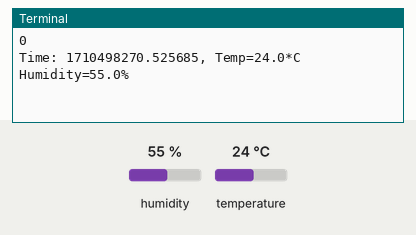
Recording of a program running on a simulated Raspberry Pi (BCM pin numbers). On the bench: the last lines printed to the terminal. The inputs (shaded band) are chosen by the test bench; at power-on: humidity 55 %, temperature 24 °C. Databases and web services accept everything at once and return nothing; the clock reads 2024-03-15 10:24:30 at power-on unless the program sets it.

Above: at 1.2 s.
1.3 s: humidity set to 22 %
At 11.8 s:
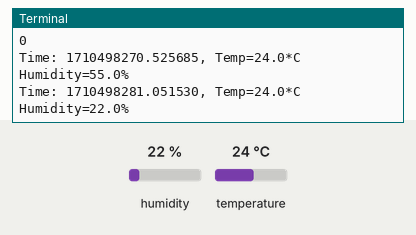
12.0 s: temperature set to 12 °C
At 22.4 s:
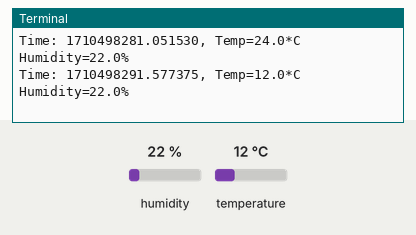
22.7 s: humidity set to 40 %
At 32.6 s:
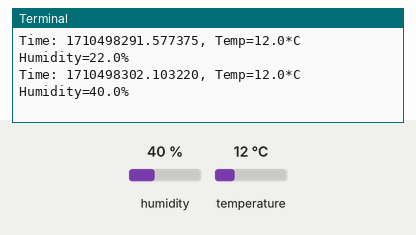
Timing chart, 0 to 34.1 s (numbered marks = the images above; inputs shaded):
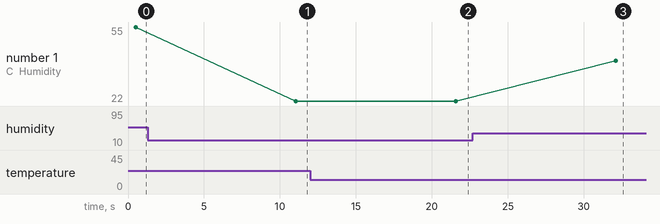

The program:

temp_and_humidity.py
```python
###################################################################################
#
# @Project: Real time temperator and humidity monitoring and uploading to cloud
# @Description: uses Raspberry Pi 4, DHT22 sensor, AWS DynamoDB
# @Author: Shuyuan Lyu
# @LastUpdate: Aug 10 2020
#
####################################################################################

import Adafruit_DHT
import time
import boto3
from decimal import Decimal

dynamodb = boto3.resource('dynamodb')


table = dynamodb.Table('temp_and_humidity')

print(table.creation_date_time)

DHT_SENSOR = Adafruit_DHT.DHT22
DHT_PIN = 4

while True:
    humidity, temperature = Adafruit_DHT.read_retry(DHT_SENSOR, DHT_PIN)

    if humidity is not None and temperature is not None:
        timestamp = ts = time.time()
        try:
            table.put_item(
                Item={
                    'timestamp': Decimal(str(timestamp)),
                    'temp': Decimal(str(temperature)),
                    'humidity': Decimal(str(humidity))
                }
            )
            pass
        except:
            print("Failed to upload data to cloud")
        print("Time: {0:f}, Temp={1:0.1f}*C  Humidity={2:0.1f}%".format(timestamp, temperature, humidity))
    else:
        print("Failed to retrieve data from humidity sensor")


    time.sleep(10)
```

Measured:
- after the input at 1.3 s, the terminal: prints a new line after 9.8 s (image 1)
- after the input at 12.0 s, the terminal: prints a new line after 9.6 s (image 2)
- after the input at 22.7 s, the terminal: prints a new line after 9.4 s (image 3)
- plotted number 1: 55 → 22 after the input at 1.3 s, 22 → 40 after the input at 22.7 s
